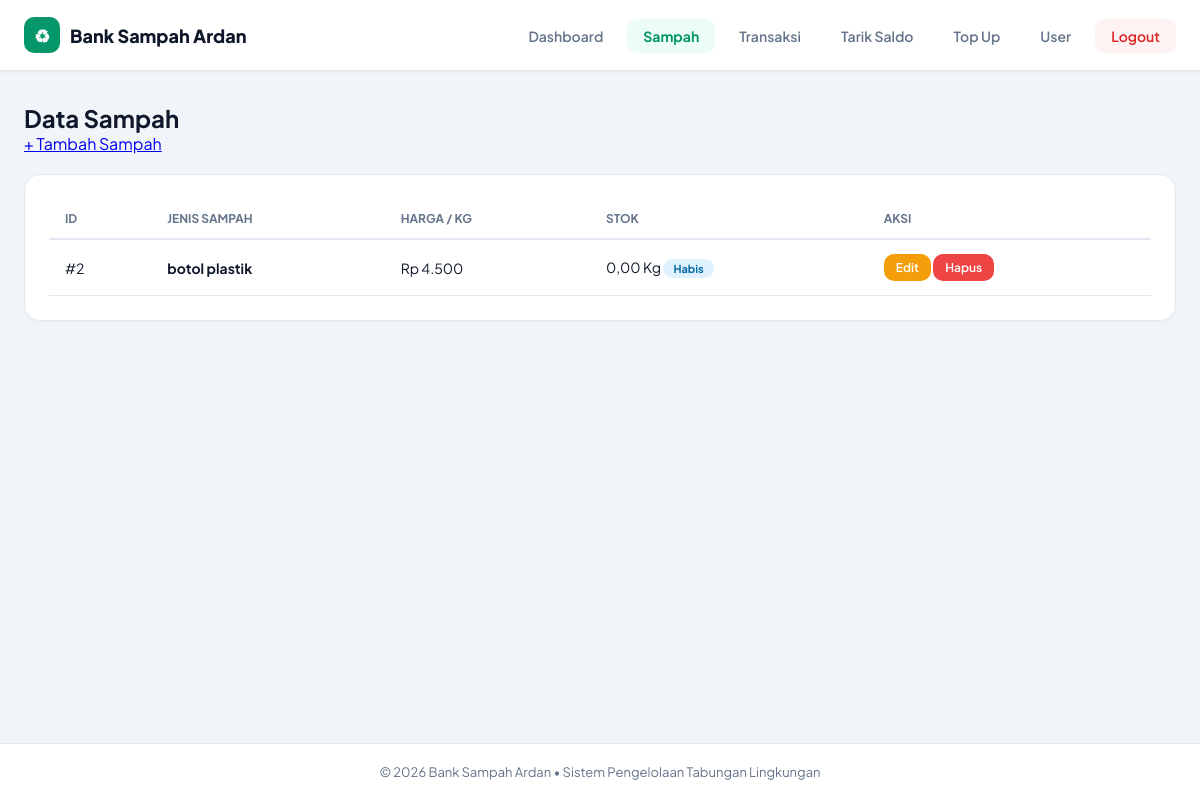
/sampah/index.php (signed in), run on the app's committed database.
### tables this page shows
CREATE TABLE `sampah` (
  `id_sampah` int(11) NOT NULL,
  `jenis_sampah` varchar(100) NOT NULL,
  `harga_per_kg` int(11) NOT NULL,
  `stok_kg` float NOT NULL
);

### cek_login.php (called while the page is built, shortened)
<?php
require_once __DIR__ . "/koneksi.php";
$id_user = (int) $_SESSION["id_user"];
$stmt = mysqli_prepare($koneksi, "SELECT * FROM users WHERE id_user = ? LIMIT 1");
mysqli_stmt_bind_param($stmt, "i", $id_user);
mysqli_stmt_execute($stmt);
$user = mysqli_fetch_assoc(mysqli_stmt_get_result($stmt));
function e($teks)
{
    return htmlspecialchars((string) $teks, ENT_QUOTES, "UTF-8");
}
function rp($angka)
{
    return "Rp " . number_format((float) $angka, 0, ",", ".");
}

### sampah/index.php (the view, shortened to what this page needs)
<?php
$base = "../";
require $base . "cek_login.php";
require $base . "layout.php";
$daftar = mysqli_query($koneksi, "SELECT * FROM sampah ORDER BY jenis_sampah ASC");
?>
    <div class="header-action">
        <h2>Data Sampah</h2>
        <?php if ($is_admin): ?>
            <a class="btn-tambah" href="tambah.php">+ Tambah Sampah</a>
        <?php endif; ?>
    </div>
    <div class="table-card">
        <table>
            <thead>
                <tr>
                    <th>ID</th>
                    <th>Jenis Sampah</th>
                    <th>Harga / Kg</th>
                    <th>Stok</th>
                    <?php if ($is_admin): ?><th>Aksi</th><?php endif; ?>
                </tr>
            </thead>
            <tbody>
            <?php if ($daftar && mysqli_num_rows($daftar) > 0): ?>
                <?php while ($s = mysqli_fetch_assoc($daftar)): ?>
                    <tr>
                        <td>#<?= (int) $s["id_sampah"] ?></td>
                        <td><strong><?= e($s["jenis_sampah"]) ?></strong></td>
                        <td><?= rp($s["harga_per_kg"]) ?></td>
                        <td>
                            <?= number_format($s["stok_kg"], 2, ",", ".") ?> Kg
                            <?php if ($s["stok_kg"] <= 0): ?><span class="badge badge-no">Habis</span><?php endif; ?>
                        </td>
                        <?php if ($is_admin): ?>
                        <td class="action-btns">
                            <a href="edit.php?id=<?= (int) $s["id_sampah"] ?>" class="btn btn-sm btn-warning">Edit</a>
                            <a href="hapus.php?id=<?= (int) $s["id_sampah"] ?>" class="btn btn-sm btn-danger"
                               onclick="return confirm('Hapus jenis sampah ini?')">Hapus</a>
                        </td>
                        <?php endif; ?>
                    </tr>
                <?php endwhile; ?>
            <?php else: ?>
                <tr><td colspan="5" class="empty-row">Belum ada data sampah.</td></tr>
            <?php endif; ?>
            </tbody>
        </table>
    </div>

### layout.php (style rules this page uses)
:root { --bg-main: #f1f5f9; --navbar-bg: #ffffff; --text-dark: #0f172a; --text-muted: #64748b; --primary: #059669; --primary-light: #ecfdf5; --border: #e2e8f0; }
* { margin: 0; padding: 0; box-sizing: border-box; font-family: 'Plus Jakarta Sans', sans-serif; }
body { background-color: var(--bg-main); color: var(--text-dark); min-height: 100vh; display: flex; flex-direction: column; }
.table-card, .form-card { background: #ffffff; border: 1px solid var(--border); border-radius: 16px; padding: 24px; box-shadow: 0 4px 6px -1px rgba(0, 0, 0, 0.02); margin-top: 20px; }
table { width: 100%; border-collapse: collapse; }
th { text-align: left; padding: 12px 16px; font-size: 12px; text-transform: uppercase; color: var(--text-muted); border-bottom: 2px solid var(--border); }
td { padding: 14px 16px; font-size: 14px; border-bottom: 1px solid var(--border); color: var(--text-dark); }
.btn { padding: 8px 16px; border-radius: 10px; font-weight: 600; font-size: 13px; text-decoration: none; display: inline-block; border: none; cursor: pointer; transition: all 0.2s ease; }
.btn-warning { background: #f59e0b; color: #ffffff; }
.btn-danger { background: #ef4444; color: #ffffff; }
.badge { display: inline-block; padding: 3px 10px; border-radius: 100px; font-size: 11px; font-weight: 700; background: #e0f2fe; color: #0369a1; }
.btn-sm { padding: 6px 12px; font-size: 12px; }

### data on the page
sampah: id_sampah "2", jenis_sampah "botol plastik", harga_per_kg "Rp 4.500", stok_kg "0,00", shows "Habis"
